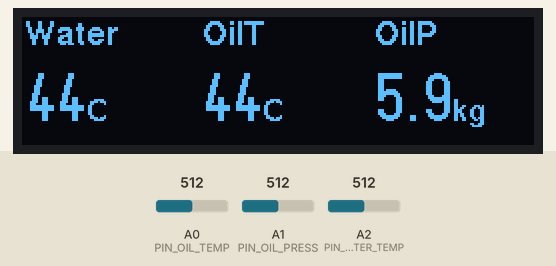
Recording of a sketch running on a simulated Arduino Uno, built with avr-gcc and run on an emulated ATmega328P. Shown: 256×64 one-colour display. Inputs (shaded band) come from the test bench; at power-on: A0 (PIN_OIL_TEMP) = 512, A1 (PIN_OIL_PRESS) = 512, A2 (PIN_WATER_TEMP) = 512. What the sketch prints to the serial monitor is not drawn.

Above: at 1.4 s.
1.5 s: A0 (PIN_OIL_TEMP) set to 716
At 3.9 s:
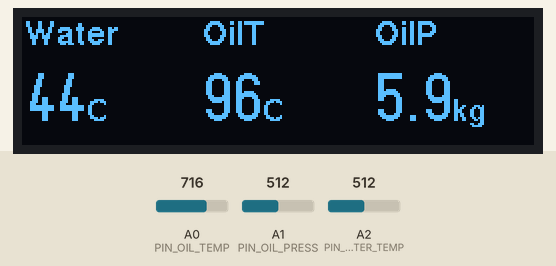
4.5 s: A1 (PIN_OIL_PRESS) set to 716
At 6.1 s:
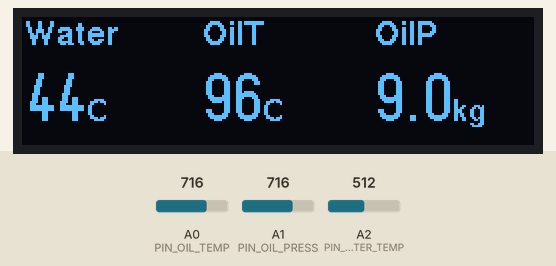
6.8 s: A2 (PIN_WATER_TEMP) set to 716
At 8.7 s:
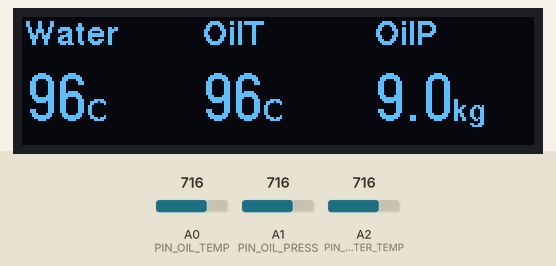
9.0 s: A0 (PIN_OIL_TEMP) set to 900
At 10.2 s:
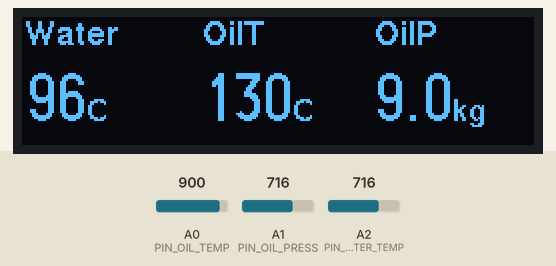
11.3 s: A1 (PIN_OIL_PRESS) set to 900
At 13.1 s:
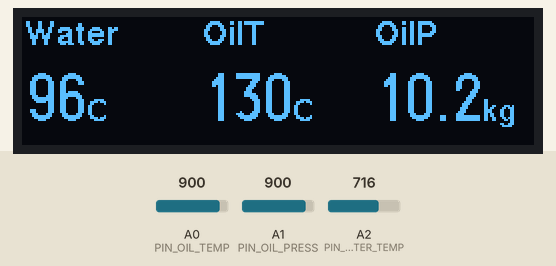
13.7 s: A2 (PIN_WATER_TEMP) set to 900
At 15.6 s:
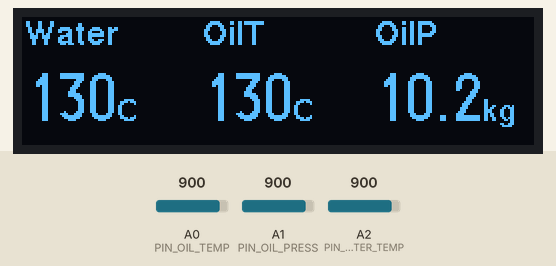
Timing chart, 0 to 17.1 s (numbered marks = the images above; inputs shaded):
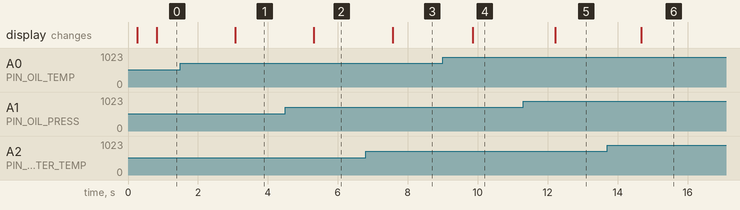

Measured:
- after the input at 1.5 s, the display: changes after 1.6 s (image 1)
- after the input at 4.5 s, the display: changes after 0.81 s (image 2)
- after the input at 6.8 s, the display: changes after 0.78 s (image 3)
- after the input at 9.0 s, the display: changes after 0.86 s (image 4)
- after the input at 11.3 s, the display: changes after 0.92 s (image 5)
- after the input at 13.7 s, the display: changes after 0.97 s (image 6)

The sketch:

OilWaterGauge.ino
```cpp
#include <Arduino.h>
#include <U8g2lib.h>

// OLED: ZJY270S0700XG31 — SW SPI + ZJY remap
// CS=D9, RST=D6, SCL=D5, DC=D4, SDA=D3
// Analog: A0=oil temp, A1=oil pressure, A2=water temp
constexpr uint8_t PIN_OLED_CS = 9;
constexpr uint8_t PIN_OLED_RST = 6;
constexpr uint8_t PIN_OLED_SCL = 5;
constexpr uint8_t PIN_OLED_DC = 4;
constexpr uint8_t PIN_OLED_SDA = 3;

constexpr uint8_t PIN_OIL_TEMP = A0;
constexpr uint8_t PIN_OIL_PRESS = A1;
constexpr uint8_t PIN_WATER_TEMP = A2;

constexpr int ADC_MAX = 1023;
// Internal 1.1 V bandgap vs AVCC. Calibrated against the measured 5.25 V rail.
constexpr float BANDGAP_VOLTS = 1.088f;
constexpr float ADC_VREF_FALLBACK = 5.25f;

// Sensor outputs are calibrated against the current 5.25 V reference.
// For ratiometric 5 V sensors this keeps readings stable when AVCC moves.
constexpr float SENSOR_REFERENCE_VCC = 5.25f;
constexpr bool SENSOR_OUTPUT_RATIOMETRIC = true;

// Sensor linear output is 0.6..4.1V -> 0..1000 kPa, then convert to kg/cm^2.
// Zero point measured with the connected sensor at atmospheric pressure.
constexpr float OIL_P_V0 = 0.620f;
constexpr float OIL_P_V1 = 4.100f;
constexpr float OIL_P_KPA0 = 0.0f;
constexpr float OIL_P_KPA1 = 1000.0f;
constexpr float KPA_PER_KGCM2 = 98.0665f;

// Two-point temperature calibration from the live sensor checks:
// room reference 27.7 C at 2.31 V, boiling-water reference 100 C at 3.746 V.
// Both temperature channels use this same sensor characteristic.
constexpr float TEMP_CAL_V0 = 2.310f;
constexpr float TEMP_CAL_C0 = 27.7f;
constexpr float TEMP_CAL_V1 = 3.746f;
constexpr float TEMP_CAL_C1 = 100.0f;

U8G2_SSD1322_ZJY_256X64_1_4W_SW_SPI u8g2(
    U8G2_R0,
    PIN_OLED_SCL,
    PIN_OLED_SDA,
    PIN_OLED_CS,
    PIN_OLED_DC,
    PIN_OLED_RST);

struct SensorReading {
  float oil_temp_c;
  float water_temp_c;
  float oil_press_kgcm2;
  float oil_temp_v;
  float water_temp_v;
  float oil_press_v;
  float avcc_v;
  int oil_temp_raw;
  int water_temp_raw;
  int oil_press_raw;
};

// Discard first sample after mux switch, then average.
static int readAdcStable(uint8_t pin) {
  analogRead(pin);
  delayMicroseconds(50);
  long sum = 0;
  for (uint8_t i = 0; i < 4; ++i) {
    sum += analogRead(pin);
  }
  return static_cast<int>(sum / 4);
}

// Measure AVCC from the 1.1 V bandgap. DEFAULT analogReference tracks AVCC,
// so a hardcoded 5.0 V makes temps read high when USB/regulator sag.
static float readAvccVolts() {
  const uint8_t old_mux = ADMUX;
  ADMUX = (1 << REFS0) | (1 << MUX3) | (1 << MUX2) | (1 << MUX1);
  delayMicroseconds(250);
  ADCSRA |= (1 << ADSC);
  while (ADCSRA & (1 << ADSC)) {
  }
  ADCSRA |= (1 << ADSC);
  while (ADCSRA & (1 << ADSC)) {
  }
  const uint16_t raw = ADC;
  ADMUX = old_mux;
  if (raw < 16) {
    return ADC_VREF_FALLBACK;
  }
  return (BANDGAP_VOLTS * static_cast<float>(ADC_MAX)) / raw;
}

static float readVoltage(uint8_t pin, float vref, int* raw_out = nullptr) {
  const int raw = readAdcStable(pin);
  if (raw_out != nullptr) {
    *raw_out = raw;
  }
  const float measured_voltage = (raw * vref) / ADC_MAX;
  if (SENSOR_OUTPUT_RATIOMETRIC && vref > 0.1f) {
    return measured_voltage * SENSOR_REFERENCE_VCC / vref;
  }
  return measured_voltage;
}

static float oilPressureKpaFromVolt(float v) {
  if (v <= OIL_P_V0) {
    return OIL_P_KPA0;
  }
  if (v >= OIL_P_V1) {
    return OIL_P_KPA1;
  }
  return OIL_P_KPA0 +
         (v - OIL_P_V0) * (OIL_P_KPA1 - OIL_P_KPA0) / (OIL_P_V1 - OIL_P_V0);
}

static float tempFromVolt(float v) {
  float temperature = TEMP_CAL_C0 +
                      (v - TEMP_CAL_V0) * (TEMP_CAL_C1 - TEMP_CAL_C0) /
                          (TEMP_CAL_V1 - TEMP_CAL_V0);
  if (temperature < -20.0f) {
    return -20.0f;
  }
  if (temperature > 130.0f) {
    return 130.0f;
  }
  return temperature;
}

static void drawBootScreen() {
  u8g2.firstPage();
  do {
    u8g2.setFont(u8g2_font_helvB14_tr);
    u8g2.drawStr(8, 40, "Oil / Water");
  } while (u8g2.nextPage());
}

static void drawSensorCell(uint8_t x, const __FlashStringHelper* label, float value,
                           uint8_t decimals, const __FlashStringHelper* unit) {
  u8g2.setFont(u8g2_font_helvB12_tr);
  u8g2.setCursor(x, 14);
  u8g2.print(label);

  u8g2.setFont(u8g2_font_logisoso24_tr);
  u8g2.setCursor(x, 52);
  u8g2.print(value, decimals);
  u8g2.setFont(u8g2_font_helvB10_tr);
  u8g2.print(unit);
}

static void drawSensors(const SensorReading& s) {
  u8g2.firstPage();
  do {
    drawSensorCell(2, F("Water"), s.water_temp_c, 0, F("C"));
    drawSensorCell(90, F("OilT"), s.oil_temp_c, 0, F("C"));
    // Compact unit on screen; value is kg/cm^2
    drawSensorCell(176, F("OilP"), s.oil_press_kgcm2, 1, F("kg"));
  } while (u8g2.nextPage());
}

// Timer1 CTC @ 16MHz / 256 -> 0.5 s base tick (OCR1A = 31249)
// Oil pressure: every tick (0.5 s). Temps: every 4 ticks (2.0 s).
volatile bool g_update_due = false;

ISR(TIMER1_COMPA_vect) {
  g_update_due = true;
}

static void startUpdateTimer() {
  noInterrupts();
  TCCR1A = 0;
  TCCR1B = 0;
  TCNT1 = 0;
  OCR1A = 31249;
  TCCR1B |= (1 << WGM12);  // CTC
  TCCR1B |= (1 << CS12);   // clk/256
  TIMSK1 |= (1 << OCIE1A); // compare A interrupt
  interrupts();
}

void setup() {
  Serial.begin(115200);
  analogReference(DEFAULT);

  u8g2.begin();
  u8g2.setContrast(0x7F);
  drawBootScreen();

  startUpdateTimer();
  g_update_due = true;  // first draw immediately

  Serial.println(F("sensors: A0=oilT A1=oilP A2=waterT Vcc=bandgap oilP=0.5s temps=2s"));
}

void loop() {
  static SensorReading s = {};
  static uint8_t tick = 0;

  if (!g_update_due) {
    return;
  }
  g_update_due = false;

  // Always refresh oil pressure (0.5 s).
  s.avcc_v = readAvccVolts();
  analogRead(PIN_OIL_PRESS);  // settle mux after bandgap
  s.oil_press_v = readVoltage(PIN_OIL_PRESS, s.avcc_v, &s.oil_press_raw);
  s.oil_press_kgcm2 = oilPressureKpaFromVolt(s.oil_press_v) / KPA_PER_KGCM2;

  // Temps every 2.0 s (every 4th tick), including the first frame.
  if ((tick % 4) == 0) {
    s.oil_temp_v = readVoltage(PIN_OIL_TEMP, s.avcc_v, &s.oil_temp_raw);
    s.water_temp_v = readVoltage(PIN_WATER_TEMP, s.avcc_v, &s.water_temp_raw);
    s.oil_temp_c = tempFromVolt(s.oil_temp_v);
    s.water_temp_c = tempFromVolt(s.water_temp_v);
  }
  ++tick;

  drawSensors(s);

  Serial.print(F("W="));
  Serial.print(s.water_temp_c, 0);
  Serial.print(F("C("));
  Serial.print(s.water_temp_v, 2);
  Serial.print(F("V) OilT="));
  Serial.print(s.oil_temp_c, 0);
  Serial.print(F("C("));
  Serial.print(s.oil_temp_v, 2);
  Serial.print(F("V) OilP="));
  Serial.print(s.oil_press_kgcm2, 1);
  Serial.print(F("kg("));
  Serial.print(s.oil_press_v, 2);
  Serial.print(F("V) Vcc="));
  Serial.print(s.avcc_v, 3);
  Serial.print(F("V raw="));
  Serial.print(s.water_temp_raw);
  Serial.print(',');
  Serial.print(s.oil_temp_raw);
  Serial.print(',');
  Serial.println(s.oil_press_raw);
}
```
